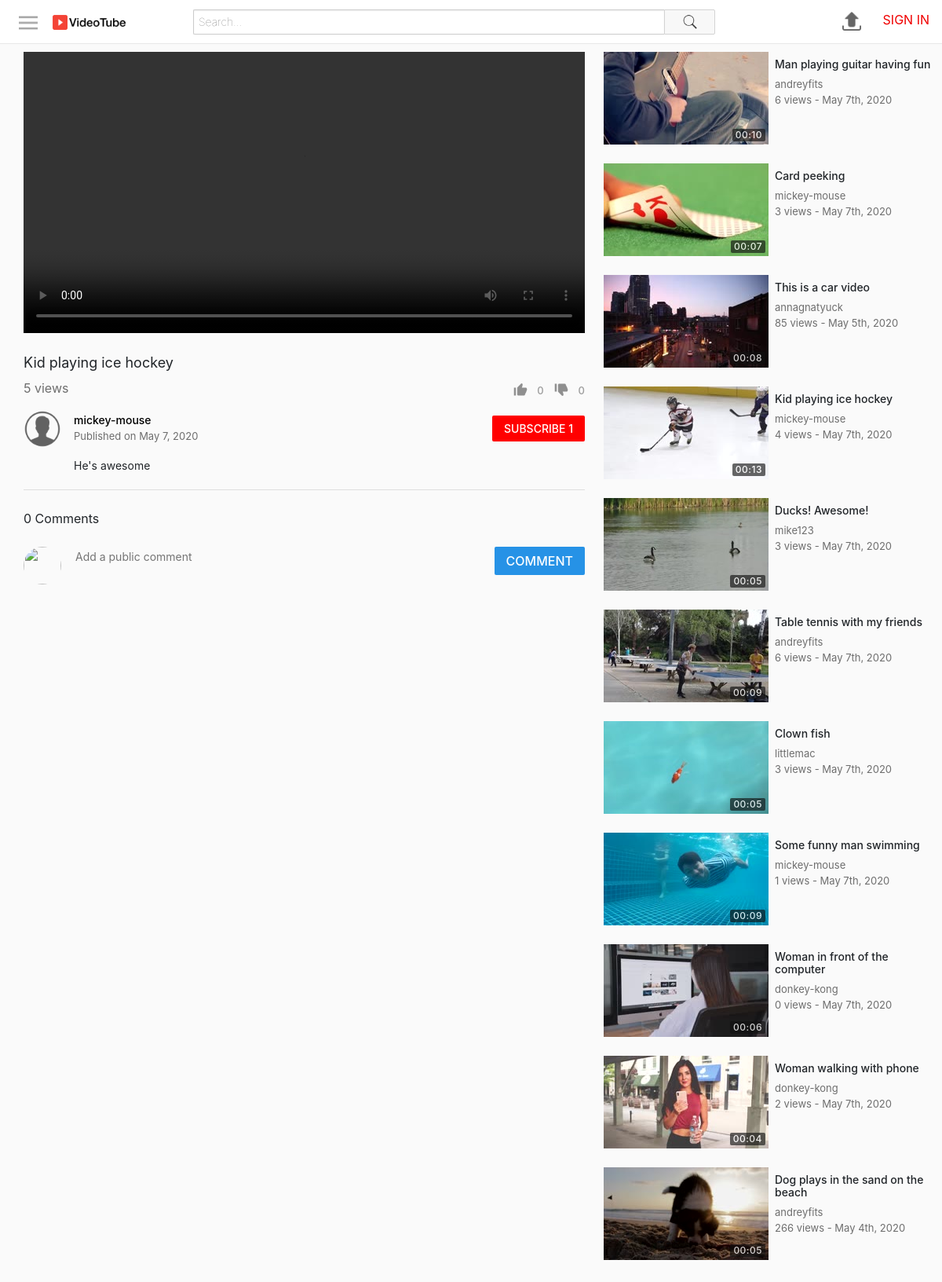
The app's page /watch.php?id=26 with its own data.
### tables this page shows
CREATE TABLE `videos` (
  `id` int(11) NOT NULL,
  `uploadedBy` varchar(50) NOT NULL,
  `title` varchar(70) NOT NULL,
  `description` varchar(1000) NOT NULL,
  `privacy` int(11) NOT NULL,
  `filePath` varchar(250) NOT NULL,
  `category` int(11) NOT NULL,
  `uploadDate` datetime NOT NULL DEFAULT current_timestamp(),
  `views` int(11) NOT NULL,
  `duration` varchar(10) NOT NULL
);

CREATE TABLE `users` (
  `id` int(11) NOT NULL,
  `firstName` varchar(25) NOT NULL,
  `lastName` varchar(25) NOT NULL,
  `username` varchar(25) NOT NULL,
  `email` varchar(100) NOT NULL,
  `password` varchar(255) NOT NULL,
  `signUpDate` datetime NOT NULL DEFAULT current_timestamp(),
  `profilePic` varchar(255) NOT NULL
);

CREATE TABLE `thumbnails` (
  `id` int(11) NOT NULL,
  `videoId` int(11) NOT NULL,
  `filePath` varchar(250) NOT NULL,
  `selected` int(11) NOT NULL
);

### includes/classes/User.php (called while the page is built, shortened)
<?php
class User
{
	private $con, $sqlData;
	public function __construct($con, $username)
	{
		$this->con = $con;
		$query = $this->con->prepare("SELECT * FROM users WHERE username = :un");
		$query->bindParam(":un", $username);
		$query->execute();
		$this->sqlData = $query->fetch(PDO::FETCH_ASSOC);
	}
	public static function isLoggedIn()
	{
		return isset($_SESSION["userLoggedIn"]);
	}
	public function getUsername()
	{
		return $this->sqlData["username"] ?? ButtonProvider::$signInFunction;
	}
	public function getProfilePic()
	{
		return $this->sqlData["profilePic"];
	}
	public function isSubscribedTo($userTo)
	{
		$query = $this->con->prepare("SELECT * FROM subscribers WHERE userTo=:userTo AND userFrom=:userFrom");
		$query->bindParam(":userTo", $userTo);
		$query->bindParam(":userFrom", $username);
		$username = $this->getUsername();
		$query->execute();
		return $query->rowCount() > 0;
	}
	public function getSubscriberCount()
	{
		$query = $this->con->prepare("SELECT * FROM subscribers WHERE userTo=:userTo");
		$query->bindParam(":userTo", $username);
		$query->execute();
		return $query->rowCount();
	}
}

### includes/classes/Video.php (called while the page is built, shortened)
<?php
class Video
{
	private $con, $sqlData, $userLoggedInObj;
	public function __construct($con, $input, $userLoggedInObj)
	{
		$this->con = $con;
		$this->userLoggedInObj = $userLoggedInObj;
		if (is_array($input)) {
			$this->sqlData = $input;
		} else {
			$query = $this->con->prepare("SELECT * FROM videos WHERE id = :id");
			$query->bindParam(":id", $input);
			$query->execute();
			$this->sqlData = $query->fetch(PDO::FETCH_ASSOC);
		}
	}
	public function getId()
	{
		return $this->sqlData["id"];
	}
	public function getUploadedBy()
	{
		return $this->sqlData["uploadedBy"];
	}
	public function getTitle()
	{
		return $this->sqlData["title"];
	}
	public function getDescription()
	{
		return $this->sqlData["description"];
	}
	public function getUploadDate()
	{
		$date = $this->sqlData["uploadDate"];
		return date("M j, Y", strtotime($date));
	}
	public function getTimeStamp()
	{
		$date = $this->sqlData["uploadDate"];
		return date("M jS, Y", strtotime($date));
	}
	public function getViews()
	{
		return $this->sqlData["views"];
	}
	public function getDuration()
	{
		return $this->sqlData["duration"];
	}
	public function incrementViews()
	{
		$videoId = $this->getId();
		$this->sqlData["views"] = $this->sqlData["views"] + 1;
	}
	public function getLikes()
	{
		$query = $this->con->prepare("SELECT count(*) as 'count' FROM likes WHERE videoId = :videoId");
		$query->bindParam(":videoId", $videoId);
		$query->execute();
		$data = $query->fetch(PDO::FETCH_ASSOC);
		return $data["count"];
	}
	public function getDislikes()
	{
		$query = $this->con->prepare("SELECT count(*) as 'count' FROM dislikes WHERE videoId = :videoId");
		$query->bindParam(":videoId", $videoId);
		$query->execute();
		$data = $query->fetch(PDO::FETCH_ASSOC);
		return $data["count"];
	}
	public function wasLikedBy()
	{
		$query = $this->con->prepare("SELECT * FROM likes WHERE username=:username AND videoId=:videoId");
		$query->bindParam(":username", $username);
		$query->bindParam(":videoId", $id);
		$id = $this->getId();
		$username = $this->userLoggedInObj->getUsername();
		$query->execute();
		return $query->rowCount() > 0;
	}
	public function wasDislikedBy()
	{
		$query = $this->con->prepare("SELECT * FROM dislikes WHERE username=:username AND videoId=:videoId");
		$query->bindParam(":username", $username);
		$query->bindParam(":videoId", $id);
		$query->execute();
		return $query->rowCount() > 0;
	}
	public function getThumbnail()
	{
		$query = $this->con->prepare("SELECT filePath FROM thumbnails WHERE videoId=:videoId AND selected=1");
		$query->bindParam(":videoId", $videoId);
		$videoId = $this->getId();
		$query->execute();
		return $query->fetchColumn();
	}
}

### includes/classes/VideoGridItem.php (the view)
<?php
class VideoGridItem
{
	private $video, $largeMode;
	public function __construct($video, $largeMode)
	{
		$this->video = $video;
		$this->largeMode = $largeMode;
	}
	public function create()
	{
		$thumbnail = $this->createThumbnail();
		$details = $this->createDetails();
		$url = "watch.php?id=" . $this->video->getId();
		return "<a href='$url'>
                    <div class='videoGridItem'>
                        $thumbnail
                        $details
                    </div>
                </a>";
	}
	private function createThumbnail()
	{
		$thumbnail = $this->video->getThumbnail();
		$duration = $this->video->getDuration();
		return "<div class='thumbnail'>
                    <img src='$thumbnail'>
                    <div class='duration'>
                        <span>$duration</span>
                    </div>
                </div>";
	}
	private function createDetails()
	{
		$title = $this->video->getTitle();
		$username = $this->video->getUploadedBy();
		$views = $this->video->getViews();
		$description = $this->createDescription();
		$timestamp = $this->video->getTimeStamp();
		return "<div class='details'>
                    <h3 class='title'>$title</h3>
                    <span class='username'>$username</span>
                    <div class='stats'>
                        <span class='viewCount'>$views views - </span>
                        <span class='timeStamp'>$timestamp</span>
                    </div>
                    $description
                </div>";
	}
	private function createDescription()
	{
		if (!$this->largeMode) {
			return "";
		} else {
			$description = $this->video->getDescription();
			$description = (strlen($description) > 350) ? substr($description, 0, 347) . "..." : $description;
			return "<span class='description'>$description</span>";
		}
	}
}

### includes/classes/ButtonProvider.php (shortened to what this page needs)
<?php
class ButtonProvider
{
	public static string $signInFunction = "notSignedIn()";
	public static function createLink($link)
	{
		return User::isLoggedIn() ? $link : ButtonProvider::$signInFunction;
	}
	public static function createButton($text, $imageSrc, $action, $class)
	{
		$image = ($imageSrc == null) ? "" : "<img src='$imageSrc'>";
		$action = ButtonProvider::createLink($action);
		return "<button class='$class' onclick='$action'>
                    $image
                    <span class='text'>$text</span>
                </button>";
	}
	public static function createUserProfileButton($con, $username)
	{
		$userObj = new User($con, $username);
		$profilePic = $userObj->getProfilePic();
		$link = "profile.php?username=$username";
		return "<a href='$link'>
                    <img src='$profilePic' class='profilePicture'>
                </a>";
	}
	public static function createSubscriberButton($con, $userToObj, $userLoggedInObj)
	{
		$userTo = $userToObj->getUsername();
		$userLoggedIn = $userLoggedInObj->getUsername();
		$isSubscribedTo = $userLoggedInObj->isSubscribedTo($userTo);
		$buttonText = $isSubscribedTo ? "SUBSCRIBED" : "SUBSCRIBE";
		$buttonText .= " " . $userToObj->getSubscriberCount();
		$buttonClass = $isSubscribedTo ? "unsubscribe button" : "subscribe button";
		$action = "subscribe(\"$userTo\", \"$userLoggedIn\", this)";
		$button = ButtonProvider::createButton($buttonText, null, $action, $buttonClass);
		return "<div class='subscribeButtonContainer'>
                    $button
                </div>";
	}
	public static function createUserProfileNavigationButton($con, $username)
	{
		if (User::isLoggedIn()) {
			return ButtonProvider::createUserProfileButton($con, $username);
		} else {
			return "<a href='signIn.php'>
                        <span class='signInLink'>SIGN IN</span>
                    </a>";
		}
	}
}

### includes/classes/VideoInfoSection.php
<?php
require_once("includes/classes/VideoInfoControls.php");
class VideoInfoSection
{
	private $con, $video, $userLoggedInObj;
	public function __construct($con, $video, $userLoggedInObj)
	{
		$this->con = $con;
		$this->video = $video;
		$this->userLoggedInObj = $userLoggedInObj;
	}
	public function create()
	{
		return $this->createPrimaryInfo() . $this->createSecondaryInfo();
	}
	private function createPrimaryInfo()
	{
		$title = $this->video->getTitle();
		$views = $this->video->getViews();
		$videoInfoControls = new VideoInfoControls($this->video, $this->userLoggedInObj);
		$controls = $videoInfoControls->create();
		return "<div class='videoInfo'>
                    <h1>$title</h1>
                    <div class='bottomSection'>
                        <span class='viewCount'>$views views</span>
                        $controls
                    </div>
                </div>";
	}
	private function createSecondaryInfo()
	{
		$description = $this->video->getDescription();
		$uploadDate = $this->video->getUploadDate();
		$uploadedBy = $this->video->getUploadedBy();
		$profileButton = ButtonProvider::createUserProfileButton($this->con, $uploadedBy);
		if ($uploadedBy == $this->userLoggedInObj->getUsername()) {
			$actionButton = ButtonProvider::createEditVideoButton($this->video->getId());
		} else {
			$userToObject = new User($this->con, $uploadedBy);
			$actionButton = ButtonProvider::createSubscriberButton($this->con, $userToObject, $this->userLoggedInObj);
		}
		return "<div class='secondaryInfo'>
                    <div class='topRow'>
                        $profileButton
                        <div class='uploadInfo'>
                            <span class='owner'>
                                <a href='profile.php?username=$uploadedBy'>
                                    $uploadedBy
                                </a>
                            </span>
                            <span class='date'>Published on $uploadDate</span>
                        </div>
                        $actionButton
                    </div>
                    <div class='descriptionContainer'>
                        $description
                    </div>
        		</div>";
	}
}

### includes/classes/VideoGrid.php (shortened to what this page needs)
<?php
class VideoGrid
{
	private $con, $userLoggedInObj;
	private $largeMode = false;
	private $gridClass = "videoGrid";
	public function __construct($con, $userLoggedInObj)
	{
		$this->con = $con;
		$this->userLoggedInObj = $userLoggedInObj;
	}
	public function create($videos, $title, $showFilter)
	{
		if ($videos == null) {
			$gridItems = $this->generateItems();
		} else {
			$gridItems = $this->generateItemsFromVideos($videos);
		}
		$header = "";
		return "$header
				<div class='$this->gridClass'>
					$gridItems
                </div>";
	}
	public function generateItems()
	{
		$query = $this->con->prepare("SELECT * FROM videos ORDER BY RAND() LIMIT 15");
		$query->execute();
		$elementsHtml = "";
		while ($row = $query->fetch(PDO::FETCH_ASSOC)) {
			$video = new Video($this->con, $row, $this->userLoggedInObj);
			$item = new VideoGridItem($video, $this->largeMode);
			$elementsHtml .= $item->create();
		}
		return $elementsHtml;
	}
}

### assets/css/style.css (style rules this page uses)
html, body { height: 100%; padding: 0; margin: 0; }
.videoInfo { width: 100%; padding: 20px 0 8px 0; }
.videoInfo h1 { display: block; overflow: hidden; font-size: 18px; font-weight: 400; line-height: 24px; }
.videoInfo .bottomSection { display: flex; }
.videoInfo .bottomSection .viewCount { color: rgba(17, 17, 17, 0.6); font-size: 16px; flex: 1; }
.videoInfo .bottomSection .controls button { padding: 0; background-color: transparent; border: none; color: rgba(17, 17, 17, 0.4); font-weight: 500; font-size: 13px; cursor: pointer; outline: none; }
.videoInfo .bottomSection .controls button img { height: 20px; width: 20px; margin: 4px 8px 8px 8px; }
.secondaryInfo .topRow { display: flex; margin-bottom: 12px; }
.profilePicture { height: 100%; }
.secondaryInfo .topRow .profilePicture { margin-right: 16px; width: 48px; height: 48px; border-radius: 50%; }
.secondaryInfo .topRow .uploadInfo { flex: 1; display: flex; flex-direction: column; margin-right: 10px; }
.secondaryInfo .topRow .uploadInfo .date { color: rgba(17, 17, 17, 0.6); font-size: 13px; font-weight: 400; }
.secondaryInfo .descriptionContainer { margin-left: 64px; max-width: 615px; font-size: 14px; font-weight: 400; line-height: 21px; }
.secondaryInfo { border-bottom: 1px solid #dedede; padding-bottom: 20px; margin-bottom: 20px; }
.secondaryInfo .topRow .button { padding: 6px 15px; cursor: pointer; font-weight: 500; border-radius: 2px; border: none; font-size: 14px; }
.secondaryInfo .topRow .subscribeButtonContainer, .secondaryInfo .topRow .editVideoButtonContainer { display: flex; flex-direction: column; justify-content: center; }
.subscribeButtonContainer .subscribe { background-color: #f00; color: #fff; outline: none; }
.secondaryInfo .topRow .uploadInfo .owner a { font-size: 14px; font-weight: 500; color: #000000; }
.commentSection .header .commentForm .profilePicture, .commentSection .comment .profilePicture, .commentForm .profilePicture { margin-right: 16px; width: 48px; height: 48px; border-radius: 50%; }
.commentSection .header .commentForm .postComment, .itemContainer .commentForm .postComment, .itemContainer .commentForm .cancelComment { height: 36px; background-color: #2692e6; color: #fff; font-weight: 500; border: none; padding: 0 15px; border-radius: 2px; outline: none; }
.videoGrid { display: flex; flex-wrap: wrap; }
.suggestions .videoGridItem { display: flex; height: auto; }
.videoGridItem { height: 200px; margin-right: 4px; margin-bottom: 24px; }
.videoGridItem .thumbnail { width: 210px; height: 118px; position: relative; }
.suggestions .videoGridItem .thumbnail { margin-right: 8px; }
.videoGridItem .thumbnail img { width: 100%; height: 100%; }
.videoGridItem .thumbnail .duration { bottom: 0; right: 0; position: absolute; margin: 4px; color: #ffffff; background-color: rgba(17, 17, 17, 0.8); opacity: 0.8; padding: 2px 4px; border-radius: 2px; letter-spacing: 0.5px; font-size: 12px; font-weight: 500; line-height: 12px; }
.videoGridItem .details { padding-right: 24px; position: relative; cursor: pointer; display: flex; flex-direction: column; width: 210px; }
.suggestions .videoGridItem .details { padding-right: 0; flex: 1; }
.videoGridItem .details .title { margin: 8px 0; max-height: 32px; overflow: hidden; font-size: 14px; font-weight: 500; line-height: 16px; color: #212529; }
.videoGridItem .details .username, .videoGridItem .details .stats { color: rgba(17, 17, 17, 0.6); font-size: 13px; overflow-x: hidden; text-overflow: ellipsis; white-space: nowrap; }
.signInLink { color: #f00000; margin-left: 15px; }

### records on screen
videos: title "Kid playing ice hockey", category "5", uploadedBy "mickey-mouse", uploadDate "May 7, 2020", description "He's awesome", thumbnails.filePath (picture), duration "00:13", views "4", uploadDate "May 7th, 2020"
users: profilePic (placeholder picture)
videos: thumbnails.filePath (picture), duration "00:10", title "Man playing guitar having fun", uploadedBy "andreyfits", views "6", uploadDate "May 7th, 2020"
videos: thumbnails.filePath (picture), duration "00:07", title "Card peeking", uploadedBy "mickey-mouse", views "3", uploadDate "May 7th, 2020"
videos: thumbnails.filePath (picture), duration "00:08", title "This is a car video", uploadedBy "annagnatyuck", views "85", uploadDate "May 5th, 2020"
videos: thumbnails.filePath (picture), duration "00:05", title "Ducks! Awesome!", uploadedBy "mike123", views "3", uploadDate "May 7th, 2020"
videos: thumbnails.filePath (picture), duration "00:09", title "Table tennis with my friends", uploadedBy "andreyfits", views "6", uploadDate "May 7th, 2020"
videos: thumbnails.filePath (picture), duration "00:05", title "Clown fish", uploadedBy "littlemac", views "3", uploadDate "May 7th, 2020"
videos: thumbnails.filePath (picture), duration "00:09", title "Some funny man swimming", uploadedBy "mickey-mouse", views "1", uploadDate "May 7th, 2020"
videos: thumbnails.filePath (picture), duration "00:06", title "Woman in front of the computer", uploadedBy "donkey-kong", views "0", uploadDate "May 7th, 2020"
videos: thumbnails.filePath (picture), duration "00:04", title "Woman walking with phone", uploadedBy "donkey-kong", views "2", uploadDate "May 7th, 2020"
videos: thumbnails.filePath (picture), duration "00:05", title "Dog plays in the sand on the beach", uploadedBy "andreyfits", views "266", uploadDate "May 4th, 2020"

### other values on screen
$text "0 0 SUBSCRIBE 1 COMMENT"
$numComments "0"
